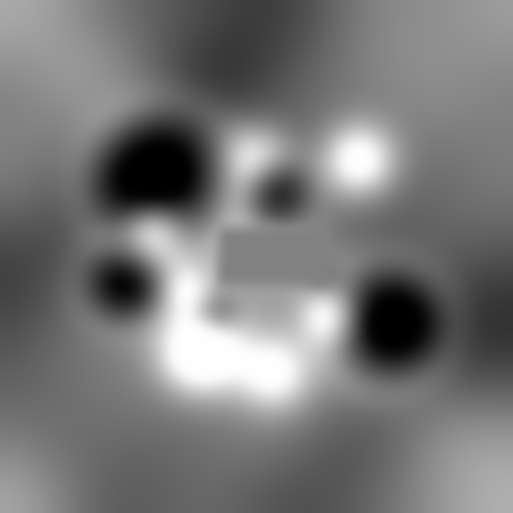
#> input picture src/rover_simulation/worlds/heightmap.png, 1025 x 1025 px, found by its file name (shown at 1/2 size)
$ python diagnose.py
#> lines starting #> are read from the running program, lines starting #| are printed output that depends on the picture
import numpy as np
from PIL import Image

img = Image.open('/home/monisha/lunar-rover-quantum/lunar_rover_ws/src/rover_simulation/worlds/heightmap.png')
#> img is the input picture: PIL image 1025x1025 I;16; min 10638, max 58981, mean 33366.5
arr = np.array(img).astype(np.float32) / 65535.0
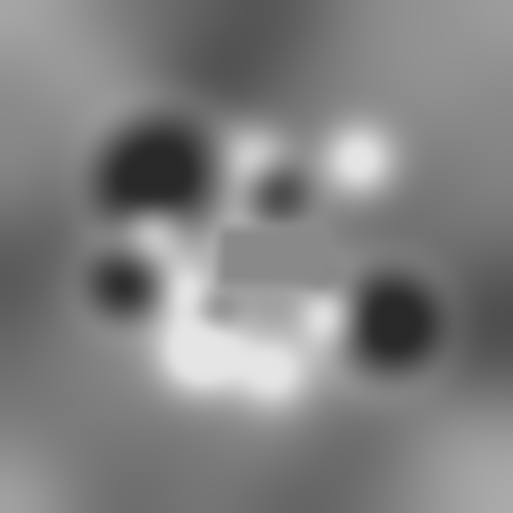
#> arr: shape (1025, 1025) float32 (shown at 1/2 size); min 0.162, max 0.9, mean 0.509
print('PNG shape:', arr.shape, '| mode:', img.mode)
#| PNG shape: (1025, 1025) | mode: I;16
print('H range:  %.4f -> %.4f' % (arr.min(), arr.max()))
#| H range:  0.1623 -> 0.9000
print('Z range:  %.2f m -> %.2f m' % ((arr.min()-0.5)*25, (arr.max()-0.5)*25))
#| Z range:  -8.44 m -> 10.00 m
print('Z at origin (512,512): %.3f m' % ((arr[512,512]-0.5)*25))
#| Z at origin (512,512): 0.937 m
p01 = np.percentile(arr, 1)
#> p01 = 0.164
p99 = np.percentile(arr, 99)
#> p99 = 0.898
print('1pct Z: %.2f m | 99pct Z: %.2f m' % ((p01-0.5)*25, (p99-0.5)*25))
#| 1pct Z: -8.41 m | 99pct Z: 9.94 m

WORLD = 150.0
SIZE  = 1025
rocks = [
  ('boulder_a', 14, -8),  ('boulder_b', -12, 10), ('boulder_c', 8,  20),
  ('rock_d',    -5, -14), ('rock_e',    22,   5),  ('boulder_f', -22, -8),
  ('rock_g',    3,  -5),  ('boulder_h', -8, -20),  ('boulder_i', -35, 14),
  ('rock_j',    30, -12),
]
print()
print('Rock terrain heights:')
for name, wx, wy in rocks:
    px = int((wx + WORLD/2) / WORLD * (SIZE-1))
    py = int((wy + WORLD/2) / WORLD * (SIZE-1))
    px = max(0, min(SIZE-1, px))
    py = max(0, min(SIZE-1, py))
    h = float(arr[py, px])
    z = (h - 0.5) * 25
    print('  %-12s (%4d,%4d) terrain_z = %+.2f m' % (name, wx, wy, z))
#> this loop made 10 passes
#> (h, z) on passes 1 to 10: (0.545, 1.14), (0.67, 4.24), (0.687, 4.67), (0.645, 3.63), (0.531, 0.774), (0.577, 1.93), (0.538, 0.939), (0.602, 2.54), (0.327, -4.33), (0.511, 0.27)
#|   boulder_a    (  14,  -8) terrain_z = +1.14 m
#|   boulder_b    ( -12,  10) terrain_z = +4.24 m
#|   boulder_c    (   8,  20) terrain_z = +4.67 m
#|   rock_d       (  -5, -14) terrain_z = +3.63 m
#|   rock_e       (  22,   5) terrain_z = +0.77 m
#|   boulder_f    ( -22,  -8) terrain_z = +1.93 m
#|   rock_g       (   3,  -5) terrain_z = +0.94 m
#|   boulder_h    (  -8, -20) terrain_z = +2.54 m
#> (further printed lines are left out)
